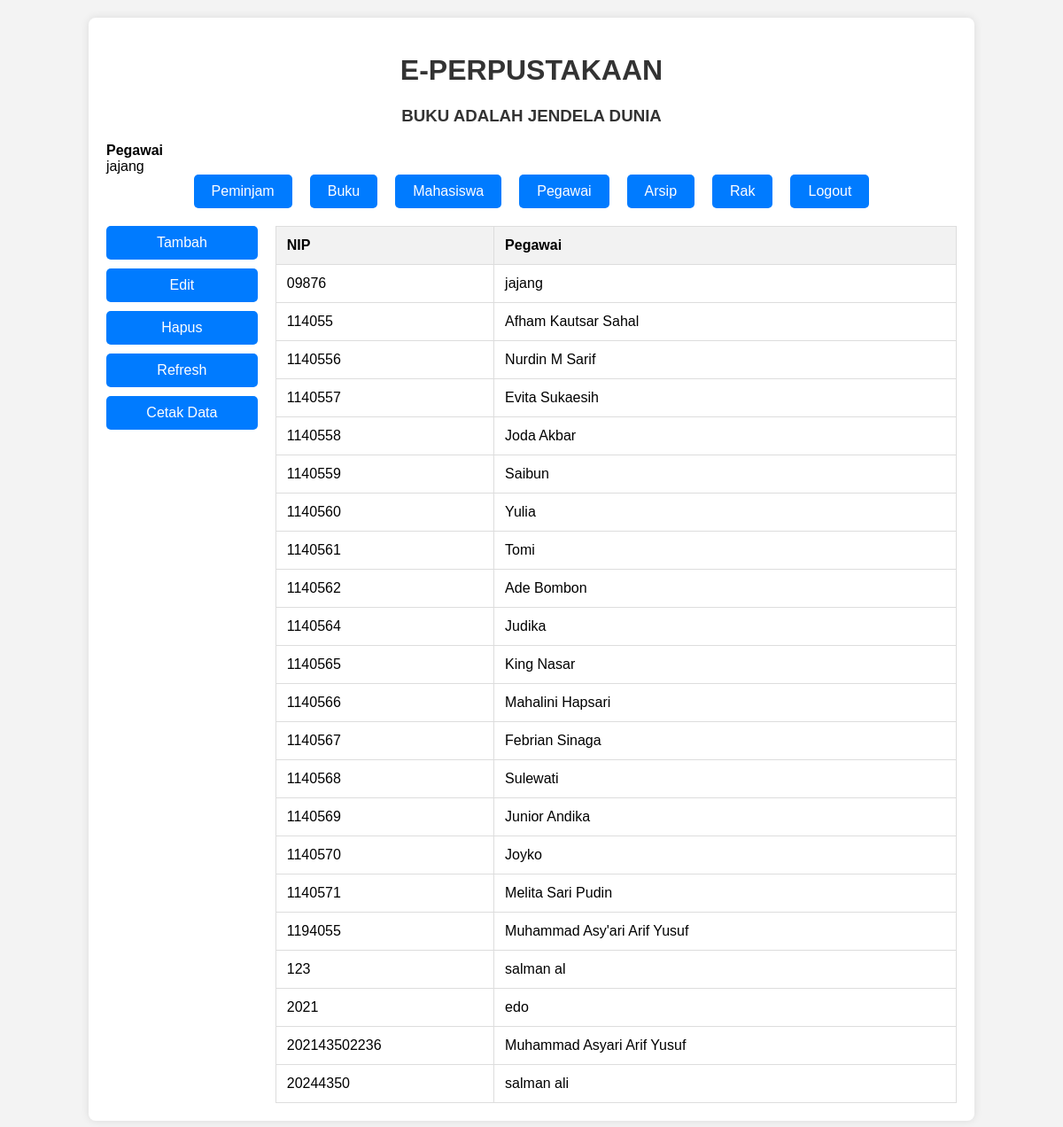
/perpus/pegawai/pegawai.php (signed in), run on the app's committed database.
### tables this page shows
CREATE TABLE `pegawai` (
  `nip` varchar(16) NOT NULL,
  `id_users` int(11) NOT NULL,
  `nama_pegawai` varchar(30) NOT NULL
);

### perpus/pegawai/pegawai.php (the view, shortened to what this page needs)
<?php
include('db.php');
$username = $_SESSION['username'];
$stmt = $conn->prepare("SELECT id FROM users WHERE username = ?");
$stmt->bind_param("s", $username);
$stmt->execute();
$result = $stmt->get_result();
$user = $result->fetch_assoc();
$id_users = $user['id'];
$stmt = $conn->prepare("SELECT nama_pegawai FROM pegawai WHERE id_users = ?");
$stmt->bind_param("i", $id_users);
$stmt->execute();
$result = $stmt->get_result();
$pegawai = $result->fetch_assoc();
$namaPegawai = $pegawai['nama_pegawai'];
?>
<!DOCTYPE html>
<html>
<head>
    <link rel="stylesheet" type="text/css" href="style.css">
</head>
<body>
<div class="container">
    <h1>E-PERPUSTAKAAN</h1>
    <h3>BUKU ADALAH JENDELA DUNIA  </h3>
    <div>
<strong>Pegawai</strong><br>
<?php echo $namaPegawai; ?>
</div>
    <div class="navbar">
        <a href="../pinjam/peminjaman.php">Peminjam</a>
        <a href="../buku/buku.php">Buku</a>
        <a href="../mahasiswa/mahasiswa.php">Mahasiswa</a>
        <a href="../pegawai/pegawai.php">Pegawai</a>
        <a href="../arsip/arsip.php">Arsip</a>
        <a href="../rak/rak.php">Rak</a>
        <a href="logout.php">Logout</a>
    </div>
    <div class="main-content">
        <div class="sidebar">
            <button onclick="addRecord()">Tambah</button>
            <button onclick="editRecord()">Edit</button>
            <button onclick="deleteRecord()">Hapus</button>
            <button onclick="window.location.reload();">Refresh</button>
            <button onclick="window.print();">Cetak Data</button>
        </div>
<div class="printable">
    <table>
        <thead>
            <tr>
                <th width="250px">NIP</th>
                <th width="600px">Pegawai   </th>
            </tr>
        </thead>
        <tbody>
            <?php
            $sql = "select*from pegawai order by nip asc";
            $result = $conn->query($sql);
            if ($result->num_rows > 0) {
                while($row = $result->fetch_assoc()) {
                    echo "<tr>";
                    echo "<td>" . $row["nip"] . "</td>";
                    echo "<td>" . $row["nama_pegawai"] . "</td>";
                    echo "</tr>";
                }
            } else {
                echo "<tr><td colspan='6'>No records found</td></tr>";
            }
            ?>
        </tbody>
    </table>
</div>
</div>
</body>
</html>

### perpus/pegawai/style.css (style rules this page uses)
body { font-family: Arial, sans-serif; background-color: #f3f3f3; margin: 0; padding: 0; }
.container { width: 80%; margin: 20px auto; background-color: #fff; padding: 20px; border-radius: 8px; box-shadow: 0 0 10px rgba(0, 0, 0, 0.1); }
h1, h3, h4 { text-align: center; color: #333; position: relative; }
.navbar { display: flex; justify-content: center; margin-bottom: 20px; }
.navbar a { padding: 10px 20px; margin: 0 10px; background-color: #007bff; color: #fff; text-decoration: none; border-radius: 5px; transition: background-color 0.3s; }
.main-content { display: flex; }
.sidebar { width: 200px; display: flex; flex-direction: column; gap: 10px; margin-right: 20px; }
.sidebar button { padding: 10px; font-size: 16px; background-color: #007bff; color: #fff; border: none; cursor: pointer; border-radius: 5px; transition: background-color 0.3s; }
table { width: 100%; border-collapse: collapse; }
table, th, td { border: 1px solid #ddd; }
th, td { padding: 12px; text-align: left; }
th { background-color: #f2f2f2; }

### data on the page
pegawai: nama_pegawai "jajang", nip "09876"
pegawai: nip "114055", nama_pegawai "Afham Kautsar Sahal"
pegawai: nip "1140556", nama_pegawai "Nurdin M Sarif"
pegawai: nip "1140557", nama_pegawai "Evita Sukaesih"
pegawai: nip "1140558", nama_pegawai "Joda Akbar"
pegawai: nip "1140559", nama_pegawai "Saibun"
pegawai: nip "1140560", nama_pegawai "Yulia"
pegawai: nip "1140561", nama_pegawai "Tomi"
pegawai: nip "1140562", nama_pegawai "Ade Bombon"
pegawai: nip "1140564", nama_pegawai "Judika"
pegawai: nip "1140565", nama_pegawai "King Nasar"
pegawai: nip "1140566", nama_pegawai "Mahalini Hapsari"
pegawai: nip "1140567", nama_pegawai "Febrian Sinaga"
pegawai: nip "1140568", nama_pegawai "Sulewati"
pegawai: nip "1140569", nama_pegawai "Junior Andika"
pegawai: nip "1140570", nama_pegawai "Joyko"
pegawai: nip "1140571", nama_pegawai "Melita Sari Pudin"
pegawai: nip "1194055", nama_pegawai "Muhammad Asy'ari Arif Yusuf"
pegawai: nip "123", nama_pegawai "salman al"
pegawai: nip "2021", nama_pegawai "edo"
pegawai: nip "202143502236", nama_pegawai "Muhammad Asyari Arif Yusuf"
pegawai: nip "20244350", nama_pegawai "salman ali"
